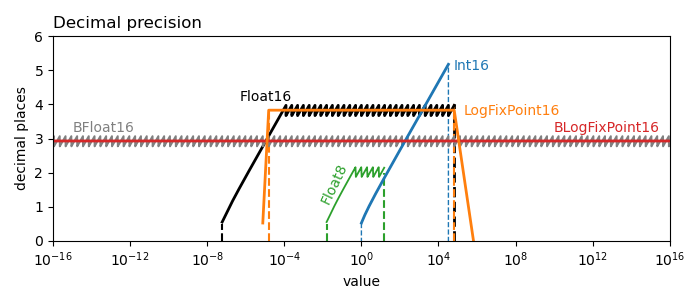

The Julia source for this figure:
using PyPlot, StatsBase, Statistics

include("representable_numbers.jl")

float8 = representable_floats(8,3)
float16 = representable_floats(16,5)
bfloat16 = representable_floats(16,8)

f8_am, f8_wda = wcdp_float(float8)
f_am, f_wda = wcdp_float(float16)
bf_am, bf_wda = wcdp_float(bfloat16)

i_am = vcat(0.5000001,1.49999999:1:(2^15-1))
i_wda = decprec(i_am,round.(i_am))
i_am[1] = 1

## log fixed point
nint = 8
nfrac = 7

# all integer bit being 1 means NaN
lfxp_bf16 = 2 .^ collect((-2.0^(nint-1)):(2.0^-nfrac):(2.0^(nint-1)-1-2.0^-nfrac))

nint = 5
nfrac = 10
lfxp_f16 = 2 .^ collect((-2.0^(nint-1)):(2.0^-nfrac):(2.0^(nint-1)-2.0^-nfrac))

lfxp_bf16_am, lfxp_bf16_wda = wcdp_approx(lfxp_bf16)
lfxp_f16_am, lfxp_f16_wda = wcdp_approx(lfxp_f16)

# include floatmin/2 which gets round to floatmin
# include the no overflow rounding mode
lfxp_f16_am = vcat(lfxp_f16[1]/2,lfxp_f16_am,lfxp_f16[end]*10)
lfxp_f16_wda = vcat(decprec(lfxp_f16[1]/2,lfxp_f16[1]),lfxp_f16_wda,0)

## PLOTTING
ioff()
fig,ax1 = subplots(1,1,figsize=(7,3))

# dashed lines for reprsentable numbers
ax1.fill_between(i_am,-0.1,i_wda,edgecolor="C0",facecolor="none",linestyle="--")
ax1.plot(ones(2)*float16[1],[0,.5],"k",ls="--")
ax1.plot(ones(2)*float16[end],[0,4],"k",ls="--",lw=2)
ax1.plot(ones(2)*float8[1],[0,.5],"C2",ls="--")
ax1.plot(ones(2)*float8[end],[0,2],"C2",ls="--")
ax1.plot(ones(2)*lfxp_f16[1],[0,3.8],"C1",ls="--")
ax1.plot(ones(2)*lfxp_f16[end],[0,4],"C1",ls="--")

# floats and integers
ax1.plot(f_am,f_wda,"k",lw=2)
ax1.plot(bf_am,bf_wda,"grey",lw=1.4)
ax1.plot(f8_am,f8_wda,"C2",lw=1.3)
ax1.plot(i_am,i_wda,"C0",lw=2)

# log fix points
ax1.plot(lfxp_bf16_am,lfxp_bf16_wda,"C3",lw=2)
ax1.plot(lfxp_f16_am,lfxp_f16_wda,"C1",lw=2)

x0,x1 = 1e-16,1e16

ax1.set_xlim(x0,x1)
ax1.set_xscale("log",basex=10)
ax1.set_ylim(0,6)

ax1.set_xlabel("value")
ax1.set_ylabel("decimal places")

ax1.text(6e-3,1,"Float8",color="C2",rotation=64.5,va="bottom")
ax1.text(5e-7,4.1,"Float16",color="k")
ax1.text(1e-15,3.2,"BFloat16",color="grey")
ax1.text(6e4,5,"Int16",color="C0")

ax1.text(2e5,3.7,"LogFixPoint16",color="C1",rotation=0)
ax1.text(1e10,3.2,"BLogFixPoint16",color="C3",rotation=0)

ax1.set_title("Decimal precision",loc="left")

tight_layout()
savefig("/Users/milan/git/LogFixPoint16s.jl/figs/decimal_precision.png",dpi=100)
close(fig)
